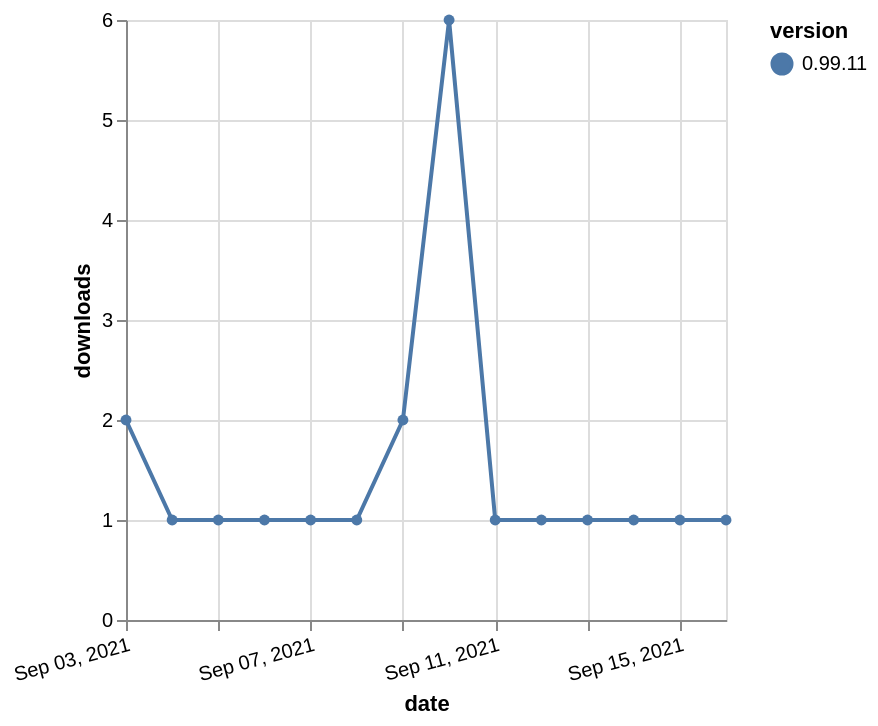

This figure's Vega-Lite source:
### Vega-Lite specification from a JSON file in a GitHub repository (floating-point values rounded to 4 significant figures)
{"$schema": "https://vega.github.io/schema/vega-lite/v5.json", "description": "A simple bar chart with embedded data.", "data": {"values": [{"date": "2021-09-03", "total": 511, "delta": 2, "version": "0.99.11"}, {"date": "2021-09-04", "total": 512, "delta": 1, "version": "0.99.11"}, {"date": "2021-09-05", "total": 513, "delta": 1, "version": "0.99.11"}, {"date": "2021-09-06", "total": 514, "delta": 1, "version": "0.99.11"}, {"date": "2021-09-07", "total": 515, "delta": 1, "version": "0.99.11"}, {"date": "2021-09-08", "total": 516, "delta": 1, "version": "0.99.11"}, {"date": "2021-09-09", "total": 518, "delta": 2, "version": "0.99.11"}, {"date": "2021-09-10", "total": 524, "delta": 6, "version": "0.99.11"}, {"date": "2021-09-11", "total": 525, "delta": 1, "version": "0.99.11"}, {"date": "2021-09-12", "total": 526, "delta": 1, "version": "0.99.11"}, {"date": "2021-09-13", "total": 527, "delta": 1, "version": "0.99.11"}, {"date": "2021-09-14", "total": 528, "delta": 1, "version": "0.99.11"}, {"date": "2021-09-15", "total": 529, "delta": 1, "version": "0.99.11"}, {"date": "2021-09-16", "total": 530, "delta": 1, "version": "0.99.11"}]}, "width": "container", "mark": {"type": "line", "point": {"filled": true}}, "encoding": {"x": {"field": "date", "type": "temporal", "timeUnit": "yearmonthdate", "title": "date", "axis": {"labelAngle": -15}}, "y": {"field": "delta", "type": "quantitative", "title": "downloads"}, "color": {"field": "version", "type": "nominal"}, "tooltip": {"field": "delta"}}}
